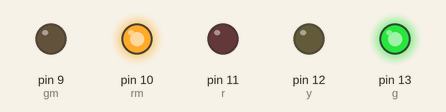
Recording of a sketch running on a simulated Arduino Uno, built with avr-gcc and run on an emulated ATmega328P. On the bench: output pins drawn as LEDs (lit = HIGH).

Above: at 1.5 s.
At 3.5 s:
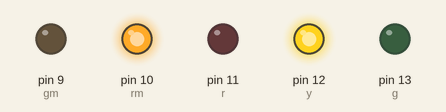
At 5.0 s:
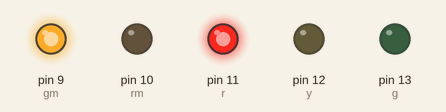
At 6.2 s:
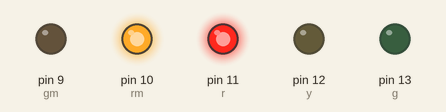
Timing chart, 0 to 8.5 s (numbered marks = the images above):
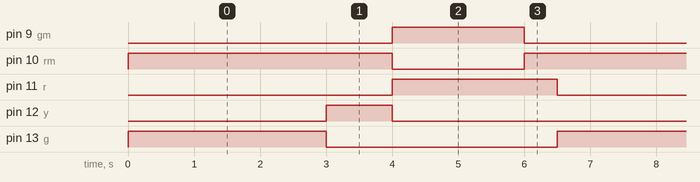

The sketch:

Traffic_Light.ino
```cpp
int r = 11;
int y = 12;
int g = 13;
int rm = 10;
int gm = 9;

void setup() {
  pinMode(r, OUTPUT);
  pinMode(g, OUTPUT);
  pinMode(y, OUTPUT);
  pinMode(rm, OUTPUT);
  pinMode(gm, OUTPUT);
}

void loop() {
  digitalWrite(gm, 0);
  digitalWrite(y, 0);
  digitalWrite(r, 0);
  digitalWrite(g, 1);
  digitalWrite(rm, 1);
  delay(3000);
  digitalWrite(g, 0);
  digitalWrite(y, 1);
  delay(1000);
  digitalWrite(y, 0);
  digitalWrite(r, 1);
  digitalWrite(rm, 0);
  digitalWrite(gm, 1);
  delay(2000);
  digitalWrite(gm, 0);
  digitalWrite(rm, 1);
  delay(500);
}
```

Measured:
- by itself, pin 9 (gm): alternates HIGH for 2.0 s and LOW for 4.5 s
- by itself, pin 10 (rm): alternates HIGH for 4.5 s and LOW for 2.0 s
- by itself, pin 11 (r): alternates HIGH for 2.5 s and LOW for 4.0 s
- by itself, pin 12 (y): alternates HIGH for 1.0 s and LOW for 5.5 s
- by itself, pin 13 (g): alternates HIGH for 3.0 s and LOW for 3.5 s
